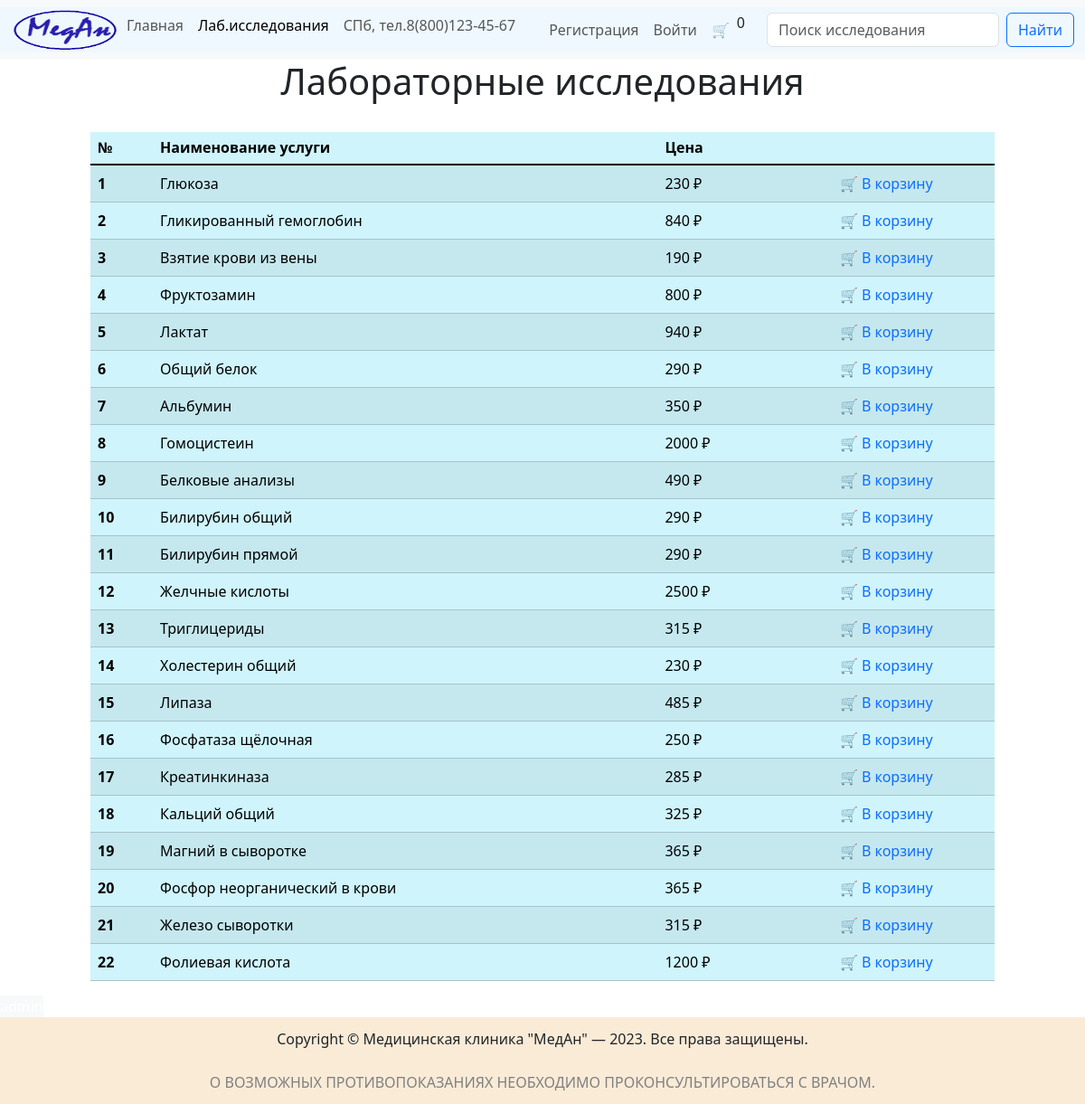
The page /analyzes on the database as committed earlier.
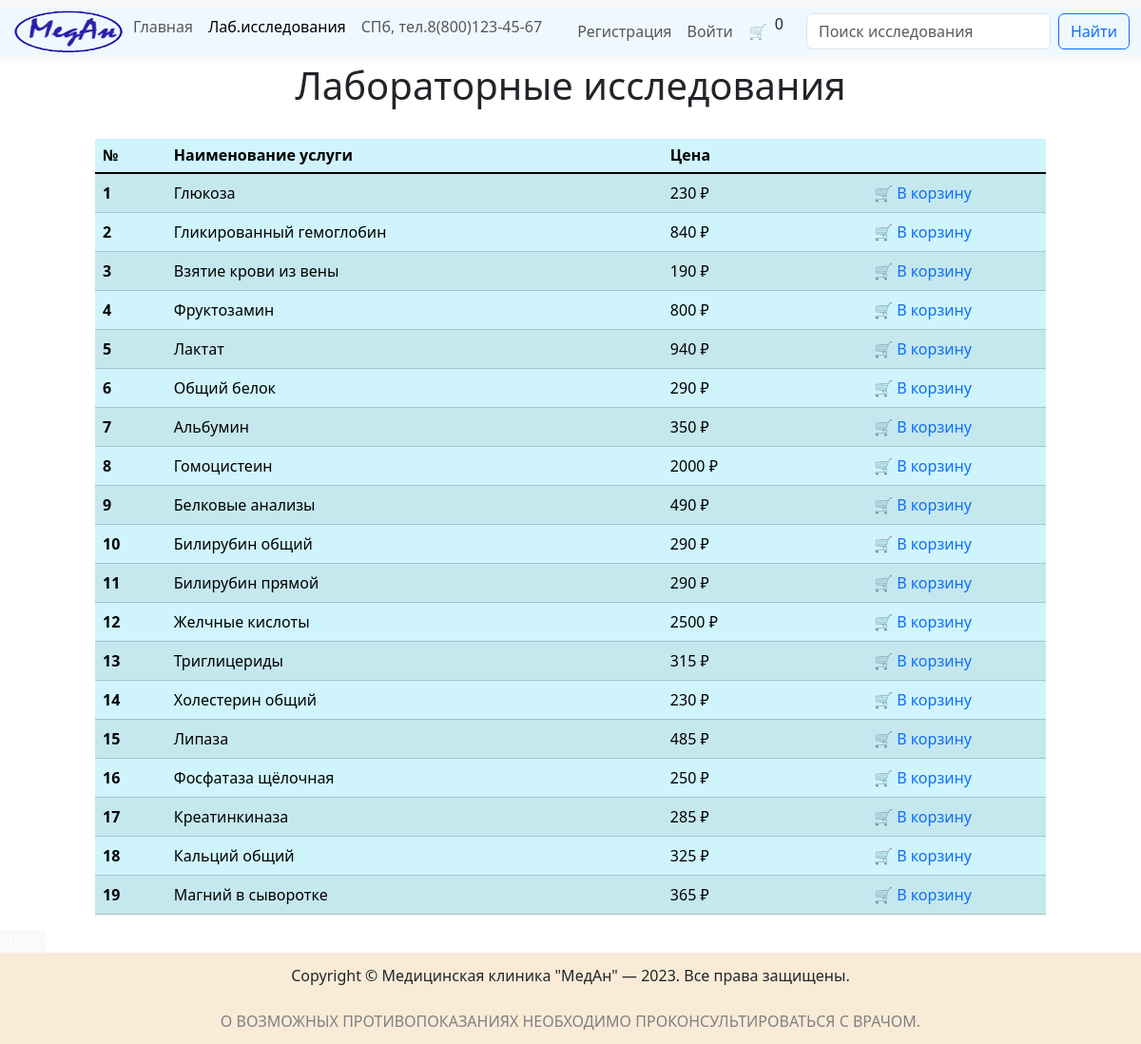
The same page on the database as committed later.
### data/analyzes.py (models this page shows, shortened)
class Analysis(SqlAlchemyBase):
    __tablename__ = 'analyzes'
    id = sqlalchemy.Column(sqlalchemy.Integer,
                           primary_key=True,
                           autoincrement=True)
    name = sqlalchemy.Column(sqlalchemy.String)
    price = sqlalchemy.Column(sqlalchemy.Integer)
    created_date = sqlalchemy.Column(sqlalchemy.DateTime,
                                     default=datetime.now)
    order = orm.relationship("Order", back_populates="analiz")

### server.py (the view)
@app.route('/analyzes')
def get_analysis():
    db_sess = db_session.create_session()
    tests = db_sess.query(Analysis).all()
    return render_template('analyzes.html', title='Анализы', tests=tests, count=count)

### data/db_session.py (called while the page is built)
def create_session() -> Session:
    global created
    return created()  # возвращаем как конструктор будущего объекта

### templates/analyzes.html (shortened to what this page needs)
{% extends "base.html" %}
{% block main_content %}
<div class="text-center h1">Лабораторные исследования</div><br>
    <div class="d-grid gap-2 col-10 mx-auto">
        <table class="table table-info table-striped table-hover">
            <thead>
                <tr class="h6">
                    <th scope="col">№</th>
                    <th scope="col">Наименование услуги</th>
                    <th scope="col">Цена</th>
                    <th scope="col"></th>
                </tr>
            </thead>
            <tbody class="table-group-divider">
            {% for item in tests %}
                <tr>
                    <th scope="row">
                        {{ loop.index }}
                    </th>
                    <td>
                        {{ item.name }}
                    </td>
                    <td>
                        {{ item.price }} &#8381;
                    </td>
                    <td class="align-middle text-center">
                        <a href="/add_to_cart/{{ item['id'] }}" title="Добавить в корзину">&#128722; В корзину</a>
                    </td>
                </tr>
            {% endfor %}
            </tbody>
        </table>
    </div>
{% endblock %}

Rows that differ between the two databases and show on the page:
removed Analysis: name "Фосфор неорганический в крови", price "365"
removed Analysis: name "Железо сыворотки", price "315"
removed Analysis: name "Фолиевая кислота", price "1200"
